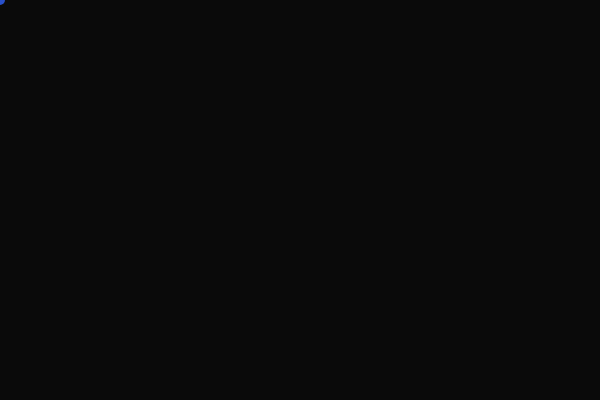
Frame 1 (no input)
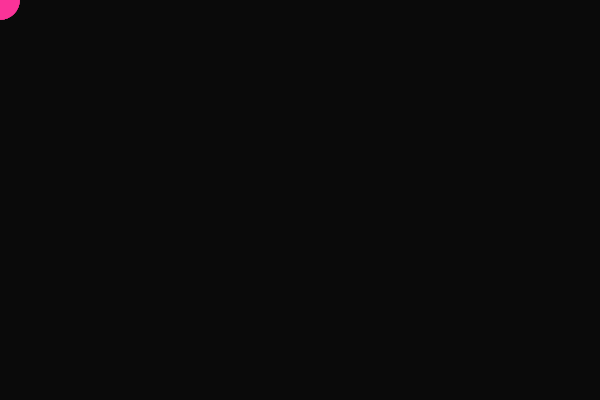
Frame 60 (no input)
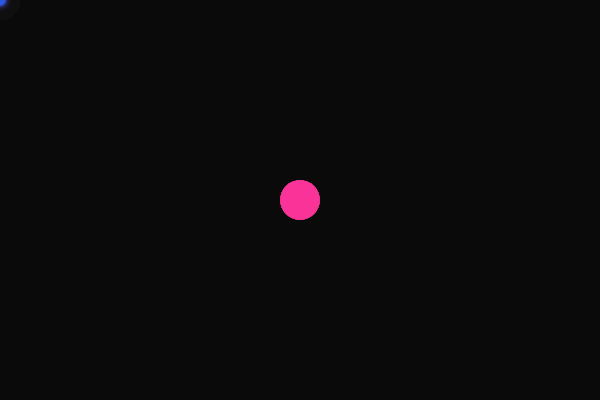
Frame 120 (the mouse pressed at the canvas centre since frame 60)

The p5.js sketch that drew these frames (run headless with seeded random() and noise() and a simulated clock; from frame 60 on, the mouse is pressed at the canvas centre):

// p5.js sketch
// ── sketch.js
let points = [];

function setup() {
  createCanvas(600, 400);
  background(10);
}

function draw() {
   background(10, 25);
    points.push({ x: mouseX, y: mouseY });

  if (points.length > 60) {
    points.shift();
  }

  noStroke();

  for (let i = 0; i < points.length; i++) {
    let p = points[i];

    let size = map(i, 0, points.length, 10, 40);

    let r = map(i, 0, points.length, 50, 255);
    let g = map(i, 0, points.length, 100, 50);
    let b = map(i, 0, points.length, 255, 150);

    fill(r, g, b, 200);
    circle(p.x, p.y, size);
  }
}
